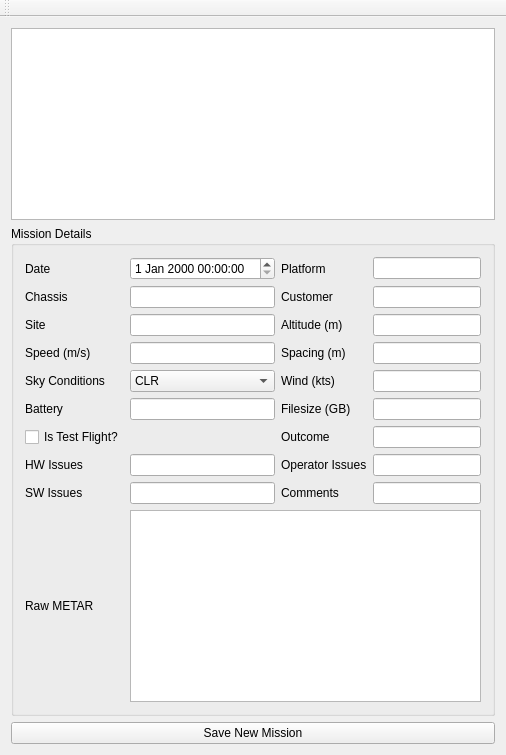
<?xml version="1.0" encoding="UTF-8"?>
<ui version="4.0">
 <class>MainWindow</class>
 <widget class="QMainWindow" name="MainWindow">
  <property name="windowTitle">
   <string>Flight Log Tracker</string>
  </property>
  <widget class="QWidget" name="centralwidget">
   <layout class="QVBoxLayout" name="verticalLayout">
    <item>
     <widget class="QTableWidget" name="missionTable"/>
    </item>
    <item>
     <widget class="QGroupBox" name="formGroupBox">
      <property name="title">
       <string>Mission Details</string>
      </property>
      <layout class="QGridLayout" name="gridLayout">

       <!-- Row 0 -->
       <item row="0" column="0">
        <widget class="QLabel" name="dateLabel">
         <property name="text">
          <string>Date</string>
         </property>
        </widget>
       </item>
       <item row="0" column="1">
        <widget class="QDateTimeEdit" name="dateInput"/>
       </item>

       <item row="0" column="2">
        <widget class="QLabel" name="platformLabel">
         <property name="text">
          <string>Platform</string>
         </property>
        </widget>
       </item>
       <item row="0" column="3">
        <widget class="QLineEdit" name="platformInput"/>
       </item>

       <!-- Row 1 -->
       <item row="1" column="0">
        <widget class="QLabel" name="chassisLabel">
         <property name="text">
          <string>Chassis</string>
         </property>
        </widget>
       </item>
       <item row="1" column="1">
        <widget class="QLineEdit" name="chassisInput"/>
       </item>

       <item row="1" column="2">
        <widget class="QLabel" name="customerLabel">
         <property name="text">
          <string>Customer</string>
         </property>
        </widget>
       </item>
       <item row="1" column="3">
        <widget class="QLineEdit" name="customerInput"/>
       </item>

       <!-- Row 2 -->
       <item row="2" column="0">
        <widget class="QLabel" name="siteLabel">
         <property name="text">
          <string>Site</string>
         </property>
        </widget>
       </item>
       <item row="2" column="1">
        <widget class="QLineEdit" name="siteInput"/>
       </item>

       <item row="2" column="2">
        <widget class="QLabel" name="altitudeLabel">
         <property name="text">
          <string>Altitude (m)</string>
         </property>
        </widget>
       </item>
       <item row="2" column="3">
        <widget class="QLineEdit" name="altitudeInput"/>
       </item>

       <!-- Row 3 -->
       <item row="3" column="0">
        <widget class="QLabel" name="speedLabel">
         <property name="text">
          <string>Speed (m/s)</string>
         </property>
        </widget>
       </item>
       <item row="3" column="1">
        <widget class="QLineEdit" name="speedInput"/>
       </item>

       <item row="3" column="2">
        <widget class="QLabel" name="spacingLabel">
         <property name="text">
          <string>Spacing (m)</string>
         </property>
        </widget>
       </item>
       <item row="3" column="3">
        <widget class="QLineEdit" name="spacingInput"/>
       </item>

       <!-- Row 4 -->
       <item row="4" column="0">
        <widget class="QLabel" name="skyLabel">
         <property name="text">
          <string>Sky Conditions</string>
         </property>
        </widget>
       </item>
       <item row="4" column="1">
        <widget class="QComboBox" name="skyInput">
         <item>
          <property name="text"><string>CLR</string></property>
         </item>
         <item>
          <property name="text"><string>FEW</string></property>
         </item>
         <item>
          <property name="text"><string>SCT</string></property>
         </item>
         <item>
          <property name="text"><string>BKN</string></property>
         </item>
         <item>
          <property name="text"><string>OVC</string></property>
         </item>
        </widget>
       </item>

       <item row="4" column="2">
        <widget class="QLabel" name="windLabel">
         <property name="text">
          <string>Wind (kts)</string>
         </property>
        </widget>
       </item>
       <item row="4" column="3">
        <widget class="QLineEdit" name="windInput"/>
       </item>

       <!-- Row 5 -->
       <item row="5" column="0">
        <widget class="QLabel" name="batteryLabel">
         <property name="text">
          <string>Battery</string>
         </property>
        </widget>
       </item>
       <item row="5" column="1">
        <widget class="QLineEdit" name="batteryInput"/>
       </item>

       <item row="5" column="2">
        <widget class="QLabel" name="filesizeLabel">
         <property name="text">
          <string>Filesize (GB)</string>
         </property>
        </widget>
       </item>
       <item row="5" column="3">
        <widget class="QLineEdit" name="filesizeInput"/>
       </item>

       <!-- Row 6 -->
       <item row="6" column="0">
        <widget class="QCheckBox" name="isTestInput">
         <property name="text">
          <string>Is Test Flight?</string>
         </property>
        </widget>
       </item>

       <item row="6" column="2">
        <widget class="QLabel" name="outcomeLabel">
         <property name="text">
          <string>Outcome</string>
         </property>
        </widget>
       </item>
       <item row="6" column="3">
        <widget class="QLineEdit" name="outcomeInput"/>
       </item>

       <!-- Row 7 -->
       <item row="7" column="0">
        <widget class="QLabel" name="issuesHwLabel">
         <property name="text">
          <string>HW Issues</string>
         </property>
        </widget>
       </item>
       <item row="7" column="1">
        <widget class="QLineEdit" name="issuesHwInput"/>
       </item>

       <item row="7" column="2">
        <widget class="QLabel" name="issuesOperatorLabel">
         <property name="text">
          <string>Operator Issues</string>
         </property>
        </widget>
       </item>
       <item row="7" column="3">
        <widget class="QLineEdit" name="issuesOperatorInput"/>
       </item>

       <!-- Row 8 -->
       <item row="8" column="0">
        <widget class="QLabel" name="issuesSwLabel">
         <property name="text">
          <string>SW Issues</string>
         </property>
        </widget>
       </item>
       <item row="8" column="1">
        <widget class="QLineEdit" name="issuesSwInput"/>
       </item>

       <item row="8" column="2">
        <widget class="QLabel" name="commentsLabel">
         <property name="text">
          <string>Comments</string>
         </property>
        </widget>
       </item>
       <item row="8" column="3">
        <widget class="QLineEdit" name="commentsInput"/>
       </item>

       <!-- Row 9 -->
       <item row="9" column="0">
        <widget class="QLabel" name="metarLabel">
         <property name="text">
          <string>Raw METAR</string>
         </property>
        </widget>
       </item>
       <item row="9" column="1" colspan="3">
        <widget class="QPlainTextEdit" name="rawMetarInput">
         <property name="maximumHeight">
          <number>60</number>
         </property>
        </widget>
       </item>

      </layout>
     </widget>
    </item>
    <item>
     <widget class="QPushButton" name="saveButton">
      <property name="text">
       <string>Save New Mission</string>
      </property>
     </widget>
    </item>
   </layout>
  </widget>

  <!-- Toolbar -->
  <widget class="QToolBar" name="mainToolBar">
   <action name="actionRefresh">
    <property name="text">
     <string>Refresh</string>
    </property>
   </action>
   <action name="actionDelete">
    <property name="text">
     <string>Delete</string>
    </property>
   </action>
  </widget>

  <resources/>
  <connections/>
 </widget>
 <layoutdefault spacing="6" margin="11"/>
</ui>
